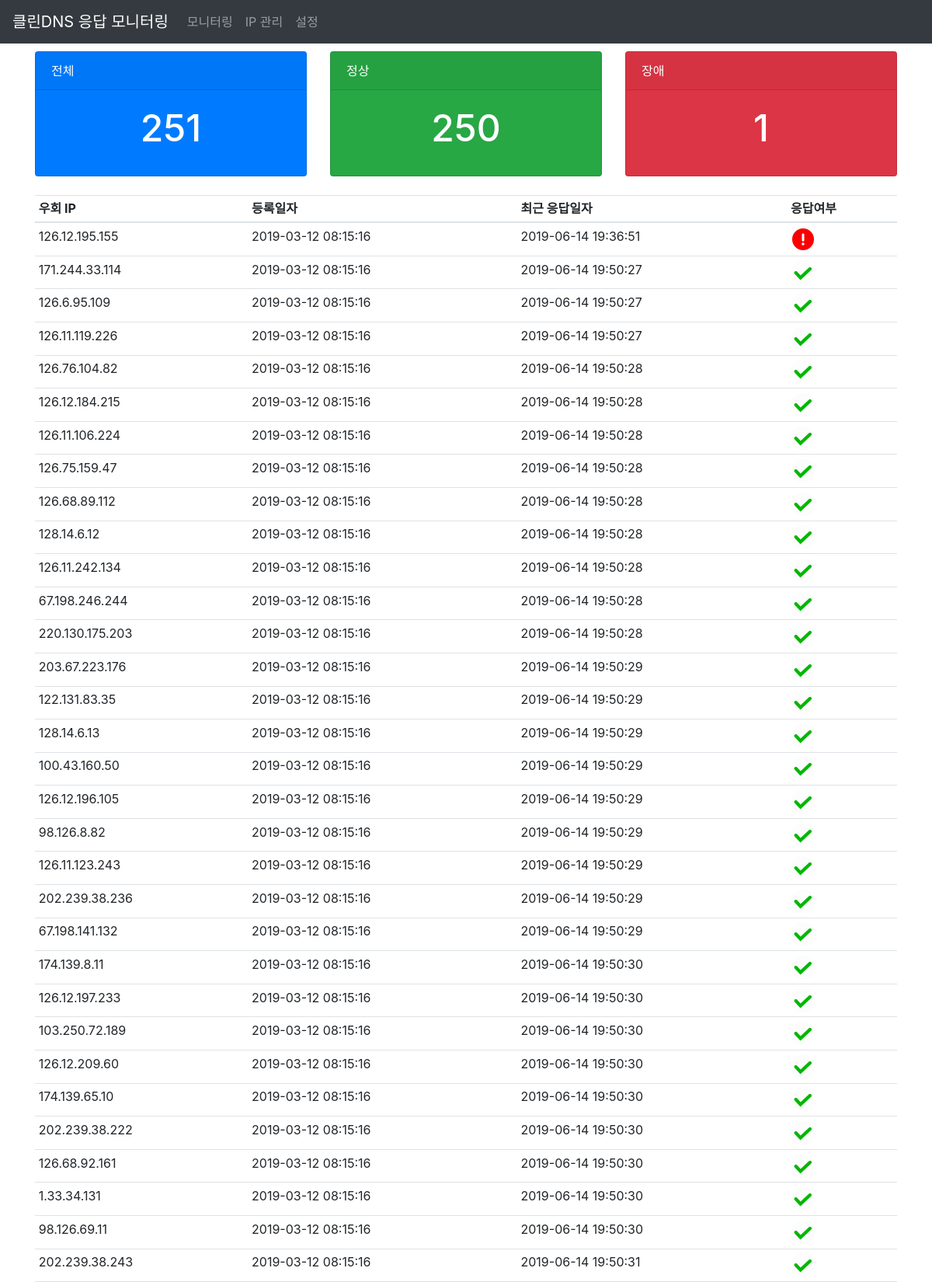
The page / (upper part) on the database its author committed.
### app.py (models this page shows, shortened)
class Post(db.Model):
    __table_name__ = 'post'
    id = db.Column(db.Integer, primary_key=True)
    server = db.Column(db.String(20), unique=True, nullable=False)
    status = db.Column(db.Text)
    reg_date = db.Column(db.DateTime, default=datetime.now())
    resp_date = db.Column(db.DateTime, default=datetime.now())

### app.py (the view)
@app.route('/', methods=['GET', 'POST'])
def index():
    if request.method == 'POST':
        posts = Post.query.order_by("status").all()
        for post in posts:
            post.reg_date = post.reg_date.strftime("%Y-%m-%d %H:%M:%S")
            post.resp_date = post.resp_date.strftime("%Y-%m-%d %H:%M:%S")
        return Response(jsonpickle.encode(posts), mimetype='application/json')
    posts = Post.query.order_by("status").all()
    settings = Setting.query.all()
    return render_template('index.html', posts=posts, settings=settings)

### templates/index.html (shortened to what this page needs)
{% extends 'layout.html' %}
{% block content %}
<div class="container">
    <div class="row">
        <div class="col">
            <div class="card-deck">
                <div class="card text-white bg-primary mb-4">
                    <div class="card-header">전체</div>
                    <div class="card-body align-items-center d-flex justify-content-center">
                        <h1 class="card-title" id="card_1">{{posts|length}}</h1>
                    </div>
                </div>
                {% set counter = namespace(i=0)  %}
                {% for post in posts %}
                    {% if post.status != 'true' %}
                        {% set counter.i = counter.i + 1 %}
                    {% endif %}
                {% endfor %}
                <div class="card text-white bg-success mb-4">
                    <div class="card-header">정상</div>
                    <div class="card-body align-items-center d-flex justify-content-center">
                        <h1 class="card-title" id="card_2">{{ posts|length - counter.i}}</h1>
                    </div>
                </div>
                <div class="card text-white bg-danger mb-4">
                    <div class="card-header">장애</div>
                    <div class="card-body align-items-center d-flex justify-content-center">
                        <h1 class="card-title" id="card_3">{{counter.i}}</h1>
                    </div>
                </div>
            </div>
        </div>
    </div>
</div>
<div class="container">
    <div class="row">
        <div class="col">
            <table class="table table-sm" id="iptable">
                <thead>
                <tr>
                    <th scope="col">우회 IP</th>
                    <th scope="col">등록일자</th>
                    <th scope="col">최근 응답일자</th>
                    <th scope="col">응답여부</th>
                </tr>
                </thead>
                <tbody>
                {% for post in posts %}
                <tr>
                    <td id="td_2">{{ post.server }}</td>
                    <td id="td_3">{{ post.reg_date.strftime('%Y-%m-%d %H:%M:%S') }}</td>
                    <td id="td_4">{{ post.resp_date.strftime('%Y-%m-%d %H:%M:%S') }}</td>
                    <td id="td_5">
                        {% if post.status == 'true' %}
                        <img class="rounded-circle mx-auto" src="{{ url_for('static', filename='green.png') }}"
                             width="32px" height="32px">
                        {% else %}
                        <img class="rounded-circle mx-auto" src="{{ url_for('static', filename='red.png') }}"
                             width="32px" height="32px">
                        {% endif %}
                    </td>
                </tr>
                {% endfor %}
                </tbody>
            </table>
        </div>
    </div>
</div>
{% endblock %}

### templates/layout.html (shortened to what this page needs)
<!DOCTYPE HTML>
<html lang="kr">
  <head>
    <link rel="stylesheet" href="{{ url_for('static', filename='bootstrap.min.css') }}">
    <link rel="stylesheet" href="{{ url_for('static', filename='all.css') }}">
    <link rel="stylesheet" href="{{ url_for('static', filename='layout.css') }}">
  </head>
  <body>
    <header class="site-header">
      <nav class="navbar navbar-expand-md fixed-top navbar-dark bg-dark mb-4">
        <a class="navbar-brand" href="{{ url_for('index') }}">클린DNS 응답 모니터링</a>
        <div class="collapse navbar-collapse" id="navbarCollapse">
          <ul class="navbar-nav mr-auto">
            <li class="nav-item">
              <a class="nav-link" href="{{ url_for('index') }}">모니터링</a>
            </li>
            <li class="nav-item">
              <a class="nav-link" href="{{ url_for('ipmgnt') }}">IP 관리</a>
            </li>
            <li class="nav-item">
              <a class="nav-link" href="{{ url_for('settings') }}">설정</a>
            </li>
          </ul>
        </div>
      </nav>
    </header>
    <main role="main">
    {% block content %}{% endblock %}
    </main>
  </body>
</html>

### static/layout.css (style rules this page uses)
html { position: relative; min-height: 100%; }
body { padding-top: 56px; }
.card-deck { margin-top: 10px; }
.card { width: 400px; }
.card-title { font-size: 3em; }

### rows shown on the page
Post: server "126.12.195.155", reg_date "2019-03-12 08:15:16", resp_date "2019-06-14 19:36:51"
Post: server "171.244.33.114", reg_date "2019-03-12 08:15:16", resp_date "2019-06-14 19:50:27"
Post: server "126.6.95.109", reg_date "2019-03-12 08:15:16", resp_date "2019-06-14 19:50:27"
Post: server "126.11.119.226", reg_date "2019-03-12 08:15:16", resp_date "2019-06-14 19:50:27"
Post: server "126.76.104.82", reg_date "2019-03-12 08:15:16", resp_date "2019-06-14 19:50:28"
Post: server "126.12.184.215", reg_date "2019-03-12 08:15:16", resp_date "2019-06-14 19:50:28"
Post: server "126.11.106.224", reg_date "2019-03-12 08:15:16", resp_date "2019-06-14 19:50:28"
Post: server "126.75.159.47", reg_date "2019-03-12 08:15:16", resp_date "2019-06-14 19:50:28"
Post: server "126.68.89.112", reg_date "2019-03-12 08:15:16", resp_date "2019-06-14 19:50:28"
Post: server "128.14.6.12", reg_date "2019-03-12 08:15:16", resp_date "2019-06-14 19:50:28"
Post: server "126.11.242.134", reg_date "2019-03-12 08:15:16", resp_date "2019-06-14 19:50:28"
Post: server "67.198.246.244", reg_date "2019-03-12 08:15:16", resp_date "2019-06-14 19:50:28"
Post: server "220.130.175.203", reg_date "2019-03-12 08:15:16", resp_date "2019-06-14 19:50:28"
Post: server "203.67.223.176", reg_date "2019-03-12 08:15:16", resp_date "2019-06-14 19:50:29"
Post: server "122.131.83.35", reg_date "2019-03-12 08:15:16", resp_date "2019-06-14 19:50:29"
Post: server "128.14.6.13", reg_date "2019-03-12 08:15:16", resp_date "2019-06-14 19:50:29"
Post: server "100.43.160.50", reg_date "2019-03-12 08:15:16", resp_date "2019-06-14 19:50:29"
Post: server "126.12.196.105", reg_date "2019-03-12 08:15:16", resp_date "2019-06-14 19:50:29"
Post: server "98.126.8.82", reg_date "2019-03-12 08:15:16", resp_date "2019-06-14 19:50:29"
Post: server "126.11.123.243", reg_date "2019-03-12 08:15:16", resp_date "2019-06-14 19:50:29"
Post: server "202.239.38.236", reg_date "2019-03-12 08:15:16", resp_date "2019-06-14 19:50:29"
Post: server "67.198.141.132", reg_date "2019-03-12 08:15:16", resp_date "2019-06-14 19:50:29"
Post: server "174.139.8.11", reg_date "2019-03-12 08:15:16", resp_date "2019-06-14 19:50:30"
Post: server "126.12.197.233", reg_date "2019-03-12 08:15:16", resp_date "2019-06-14 19:50:30"
Post: server "103.250.72.189", reg_date "2019-03-12 08:15:16", resp_date "2019-06-14 19:50:30"
Post: server "126.12.209.60", reg_date "2019-03-12 08:15:16", resp_date "2019-06-14 19:50:30"
Post: server "174.139.65.10", reg_date "2019-03-12 08:15:16", resp_date "2019-06-14 19:50:30"
Post: server "202.239.38.222", reg_date "2019-03-12 08:15:16", resp_date "2019-06-14 19:50:30"
Post: server "126.68.92.161", reg_date "2019-03-12 08:15:16", resp_date "2019-06-14 19:50:30"
Post: server "1.33.34.131", reg_date "2019-03-12 08:15:16", resp_date "2019-06-14 19:50:30"
Post: server "98.126.69.11", reg_date "2019-03-12 08:15:16", resp_date "2019-06-14 19:50:30"
Post: server "202.239.38.243", reg_date "2019-03-12 08:15:16", resp_date "2019-06-14 19:50:31"

### other values the page prints
{{ posts|length }} "251"
{{ posts|length - counter.i }} "250"
{{ counter.i }} "1"
